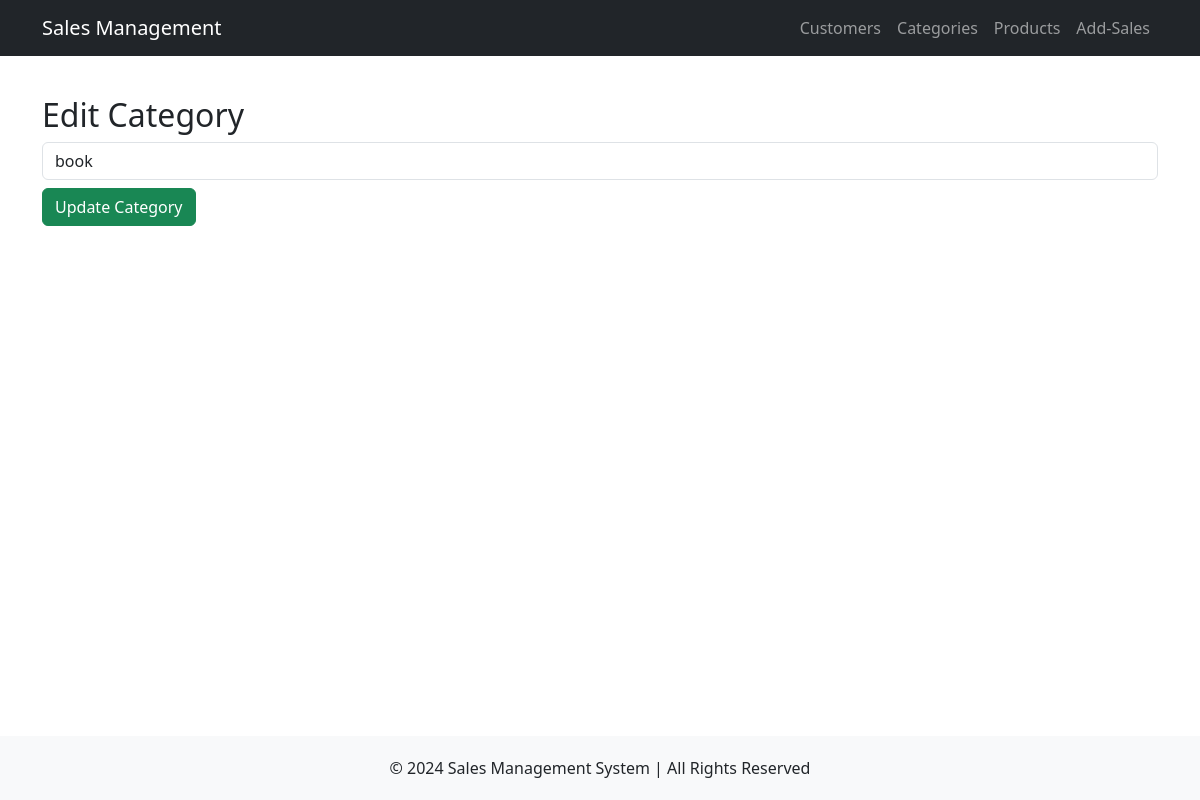
Page /edit_category/1 on the earlier database version.
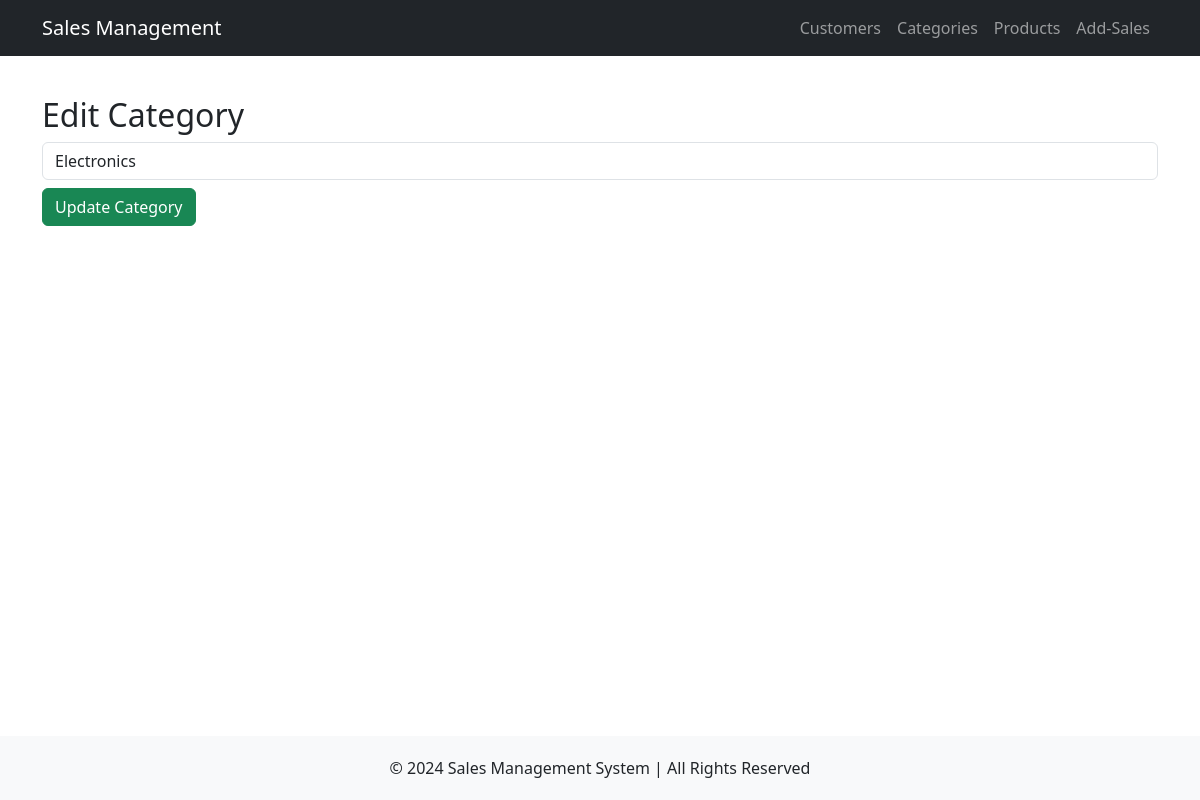
Same page on the later database version.
### tables this page shows
CREATE TABLE Product_categories (
    proc_id INTEGER PRIMARY KEY AUTOINCREMENT,
    name TEXT NOT NULL UNIQUE
);

### routes/product_categories.py (the view, shortened to what this page needs)
@category_bp.route('/edit_category/<int:proc_id>', methods=['GET', 'POST'])
def edit_category(proc_id):
    try:
        conn = get_db_connection()
        category = conn.execute('SELECT * FROM Product_categories WHERE proc_id = ?', (proc_id,)).fetchone()
        conn.close()
        return render_template('edit_category.html', category=category)
    except Exception as e:
        flash(f"Error updating category: {str(e)}", 'danger')
        return redirect(url_for('caregory_bp.categories'))

### routes/product_categories.py (called while the page is built)
def get_db_connection():
    conn = sqlite3.connect(DATABASE)
    conn.row_factory = sqlite3.Row
    return conn

### templates/edit_category.html
{% extends 'base.html' %}
{% block content %}
    <h2>Edit Category</h2>
    <form action='/edit_category/{{ category["proc_id"] }}' method='post'>
        <input type='text' name='name' value='{{ category["name"] }}' required class='form-control mb-2'>
        <button type='submit' class='btn btn-success'>Update Category</button>
    </form>
{% endblock %}

Differences in the rows shown:
changed Product_categories: name "book" → "Electronics"
